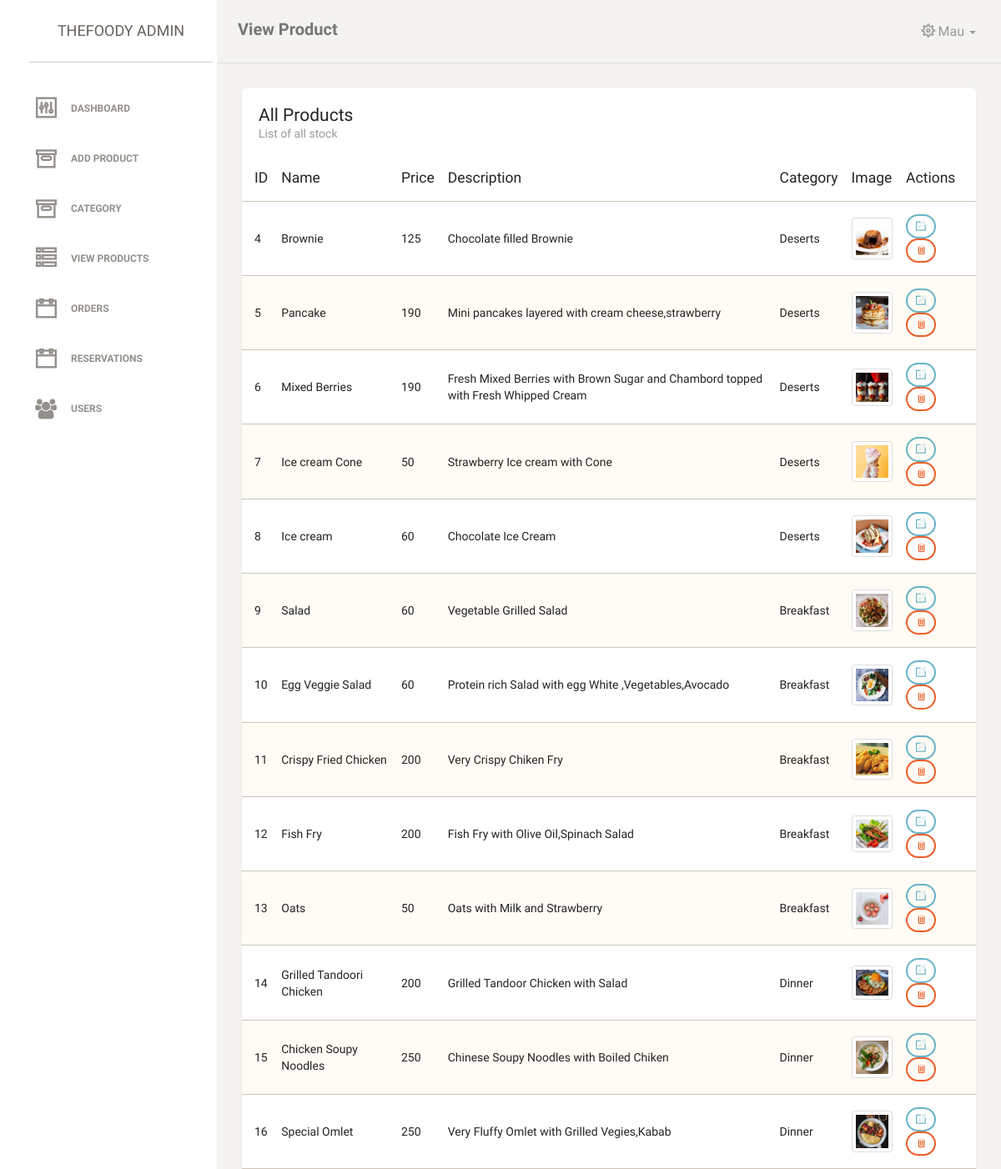
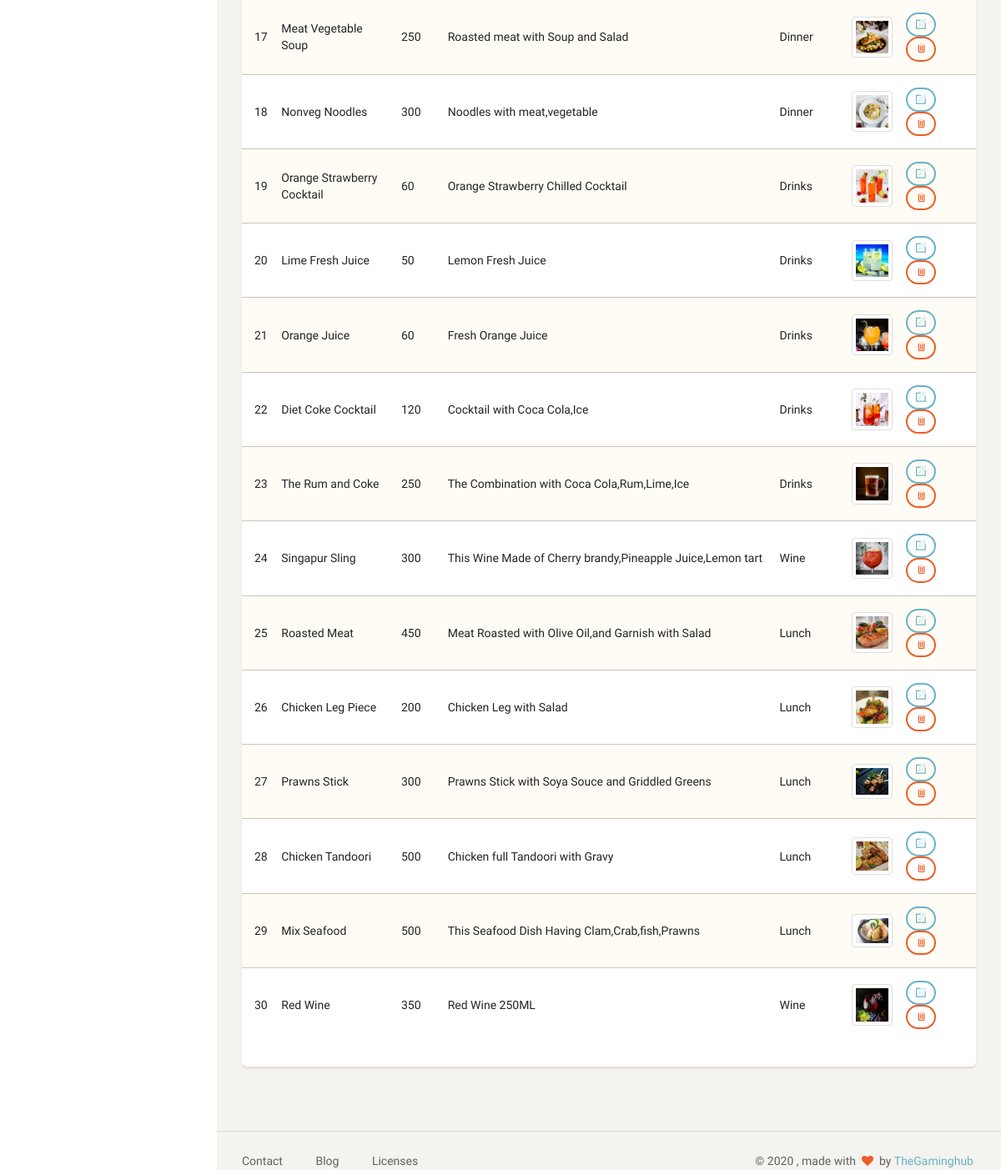
/admin/view_product.php (signed in), run on the app's committed database (2 pictures, top to bottom).
### tables this page shows
CREATE TABLE `items` (
  `product_id` int(11) NOT NULL,
  `product_name` varchar(255) NOT NULL,
  `product_price` varchar(20) NOT NULL,
  `product_category` varchar(255) NOT NULL,
  `product_desc` varchar(255) NOT NULL,
  `image` varchar(255) NOT NULL
);

### admin/view_product.php (the view, shortened to what this page needs)
<?php
require("../includes/common.php");
?>
<!doctype html>
<html lang="en">
<head>
    <?php include("includes/header.php") ?>
</head>
<body>
<div class="wrapper">
<?php include("includes/sidebar.php") ?>
    <div class="main-panel">
        <nav class="navbar navbar-default">
            <div class="container-fluid">
                <div class="navbar-header">
                    <a class="navbar-brand" href="#">View Product</a>
                </div>
                <?php include("includes/nav.php") ?>
            </div>
        </nav>
        <div class="content">
            <div class="container-fluid">
                <div class="row">
                    <div class="col-md-12">
                        <div class="card">
                            <div class="header">
                                <h4 class="title">All Products</h4>
                                <p class="category">List of all stock</p>
                            </div>
                            <div class="content table-responsive table-full-width">
                                <table class="table table-striped">
                                    <thead>
                                    <tr>
                                        <th>ID</th>
                                        <th>Name</th>
                                        <th>Price</th>
                                        <th>Description</th>
                                        <th>Category</th>
                                        <th>Image</th>
                                        <th>Actions</th>
                                    </tr>
                                    </thead>
                                    <tbody>
                                    <?php
                                    $query = "SELECT *  FROM  items";
                                    $select_posts = mysqli_query($con,$query);
                                    while($row = mysqli_fetch_assoc($select_posts)) {
                                        $id = $row['product_id'];
                                        $name = $row['product_name'];
                                        $price = $row['product_price'];
                                        $cat = $row['product_category'];
                                        $desc = $row['product_desc'];
                                        $image = $row['image'];
                                    ?>
                                    <tr>
                                        <td><?php echo $id ?></td>
                                        <td><?php echo $name ?></td>
                                        <td><?php echo $price ?></td>
                                        <td><?php echo $desc ?></td>
                                        <td><?php echo $cat ?></td>
                                        <td><img src="images/<?php echo $image ?>" alt="" class="img-thumbnail"
                                                 style="width: 50px"></td>
                                        <td>
                                            <button class="btn btn-sm btn-info ti-pencil-alt" title="Edit"></button>
                                            <button class="btn btn-sm btn-danger ti-trash" title="Delete"></button>
                                        </td>
                                    </tr>
                                    <?php  }?>
                                    </tbody>
                                </table>
                            </div>
                        </div>
                    </div>
                </div>
            </div>
        </div>
        <?php include("includes/footer.php") ?>
</div>
</div>
</body>
</html>

### data on the page
items: product_id "4", product_name "Brownie", product_price "125", product_desc "Chocolate filled Brownie", product_category "Deserts", image (picture)
items: product_id "5", product_name "Pancake", product_price "190", product_desc "Mini pancakes layered with cream cheese,strawberry", product_category "Deserts", image (picture)
items: product_id "6", product_name "Mixed Berries", product_price "190", product_desc "Fresh Mixed Berries with Brown Sugar and Chambord topped with Fresh Whipped Cream", product_category "Deserts", image (picture)
items: product_id "7", product_name "Ice cream Cone", product_price "50", product_desc "Strawberry Ice cream with Cone", product_category "Deserts", image (picture)
items: product_id "8", product_name "Ice cream", product_price "60", product_desc "Chocolate Ice Cream", product_category "Deserts", image (picture)
items: product_id "9", product_name "Salad", product_price "60", product_desc "Vegetable Grilled Salad", product_category "Breakfast", image (picture)
items: product_id "10", product_name "Egg Veggie Salad", product_price "60", product_desc "Protein rich Salad with egg White ,Vegetables,Avocado", product_category "Breakfast", image (picture)
items: product_id "11", product_name "Crispy Fried Chicken", product_price "200", product_desc "Very Crispy Chiken Fry", product_category "Breakfast", image (picture)
items: product_id "12", product_name "Fish Fry", product_price "200", product_desc "Fish Fry with Olive Oil,Spinach Salad", product_category "Breakfast", image (picture)
items: product_id "13", product_name "Oats", product_price "50", product_desc "Oats with Milk and Strawberry", product_category "Breakfast", image (picture)
items: product_id "14", product_name "Grilled Tandoori Chicken", product_price "200", product_desc "Grilled Tandoor Chicken with Salad", product_category "Dinner", image (picture)
items: product_id "15", product_name "Chicken Soupy Noodles", product_price "250", product_desc "Chinese Soupy Noodles with Boiled Chiken", product_category "Dinner", image (picture)
items: product_id "16", product_name "Special Omlet", product_price "250", product_desc "Very Fluffy Omlet with Grilled Vegies,Kabab", product_category "Dinner", image (picture)
items: product_id "17", product_name "Meat Vegetable Soup", product_price "250", product_desc "Roasted meat with Soup and Salad", product_category "Dinner", image (picture)
items: product_id "18", product_name "Nonveg Noodles", product_price "300", product_desc "Noodles with meat,vegetable", product_category "Dinner", image (picture)
items: product_id "19", product_name "Orange Strawberry Cocktail", product_price "60", product_desc "Orange Strawberry Chilled Cocktail", product_category "Drinks", image (picture)
items: product_id "20", product_name "Lime Fresh Juice", product_price "50", product_desc "Lemon Fresh Juice", product_category "Drinks", image (picture)
items: product_id "21", product_name "Orange Juice", product_price "60", product_desc "Fresh Orange Juice", product_category "Drinks", image (picture)
items: product_id "22", product_name "Diet Coke Cocktail", product_price "120", product_desc "Cocktail with Coca Cola,Ice", product_category "Drinks", image (picture)
items: product_id "23", product_name "The Rum and Coke", product_price "250", product_desc "The Combination with Coca Cola,Rum,Lime,Ice", product_category "Drinks", image (picture)
items: product_id "24", product_name "Singapur Sling", product_price "300", product_desc "This Wine Made of Cherry brandy,Pineapple Juice,Lemon tart", product_category "Wine", image (picture)
items: product_id "25", product_name "Roasted Meat", product_price "450", product_desc "Meat Roasted with Olive Oil,and Garnish with Salad", product_category "Lunch", image (picture)
items: product_id "26", product_name "Chicken Leg Piece", product_price "200", product_desc "Chicken Leg with Salad", product_category "Lunch", image (picture)
items: product_id "27", product_name "Prawns Stick", product_price "300", product_desc "Prawns Stick with Soya Souce and Griddled Greens", product_category "Lunch", image (picture)
items: product_id "28", product_name "Chicken Tandoori", product_price "500", product_desc "Chicken full Tandoori with Gravy", product_category "Lunch", image (picture)
items: product_id "29", product_name "Mix Seafood", product_price "500", product_desc "This Seafood Dish Having Clam,Crab,fish,Prawns", product_category "Lunch", image (picture)
items: product_id "30", product_name "Red Wine", product_price "350", product_desc "Red Wine 250ML", product_category "Wine", image (picture)

### other printed values
$_SESSION['name'] "Mau"
